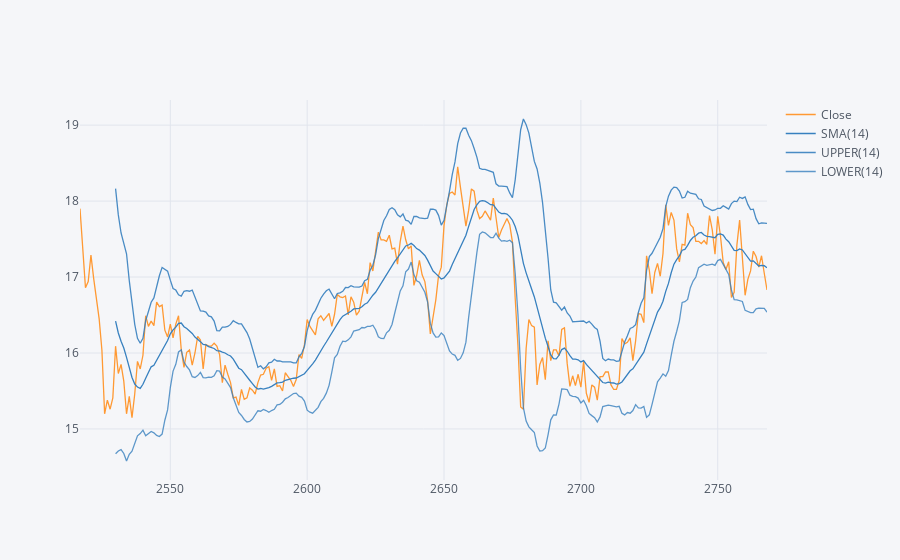

Notebook code cell kept with this figure:
### Code cell
BAC['Close'].iloc[start:end+1,].ta_plot(study='boll')

### Figure 1 — Plotly figure (JSON) as saved in the notebook; plotly's stock layout.template omitted (floating-point values rounded to 4 significant figures; data arrays with more than 128 entries replaced by an {"elided": "..."} marker saying what was removed)
{"data": [{"line": {"color": "rgba(255, 153, 51, 1.0)", "dash": "solid", "shape": "linear", "width": 1.3}, "mode": "lines", "name": "Close", "text": "", "type": "scatter", "x": {"elided": "252 int values"}, "y": {"elided": "252 float values"}}, {"line": {"color": "rgba(55, 128, 191, 1.0)", "dash": "solid", "shape": "linear", "width": 1.3}, "mode": "lines", "name": "SMA(14)", "text": "", "type": "scatter", "x": {"elided": "252 int values"}, "y": {"elided": "252 mixed values"}}, {"line": {"color": "rgba(55, 128, 191, 0.8999999999999999)", "dash": "solid", "shape": "linear", "width": 1.3}, "mode": "lines", "name": "UPPER(14)", "text": "", "type": "scatter", "x": {"elided": "252 int values"}, "y": {"elided": "252 mixed values"}}, {"line": {"color": "rgba(55, 128, 191, 0.7999999999999998)", "dash": "solid", "shape": "linear", "width": 1.3}, "mode": "lines", "name": "LOWER(14)", "text": "", "type": "scatter", "x": {"elided": "252 int values"}, "y": {"elided": "252 mixed values"}}], "layout": {"legend": {"bgcolor": "#F5F6F9", "font": {"color": "#4D5663"}}, "paper_bgcolor": "#F5F6F9", "plot_bgcolor": "#F5F6F9", "title": {"font": {"color": "#4D5663"}}, "xaxis": {"gridcolor": "#E1E5ED", "showgrid": true, "tickfont": {"color": "#4D5663"}, "title": {"font": {"color": "#4D5663"}, "text": ""}, "zerolinecolor": "#E1E5ED"}, "yaxis": {"gridcolor": "#E1E5ED", "showgrid": true, "tickfont": {"color": "#4D5663"}, "title": {"font": {"color": "#4D5663"}, "text": ""}, "zerolinecolor": "#E1E5ED"}}}
